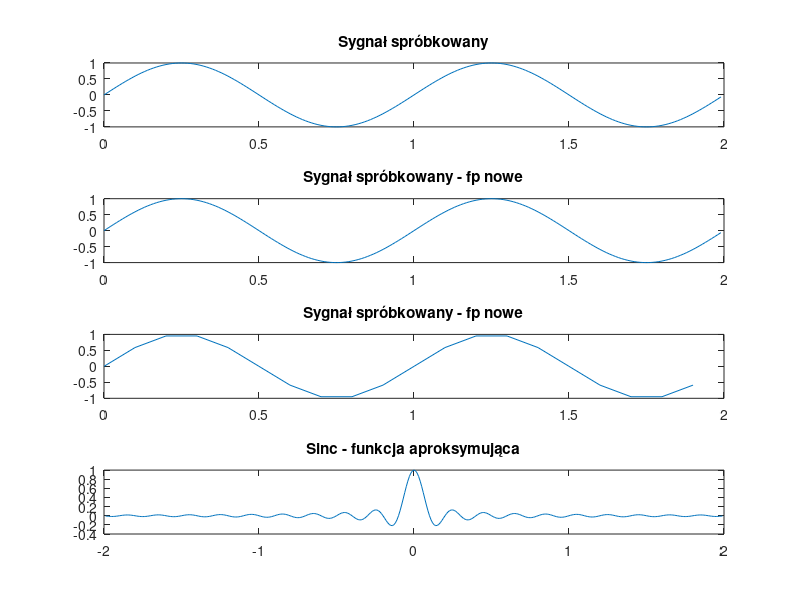
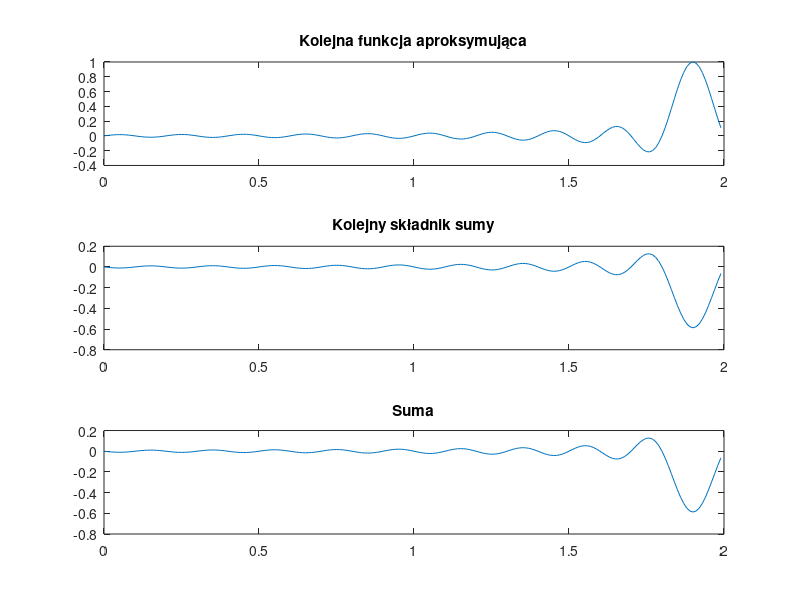
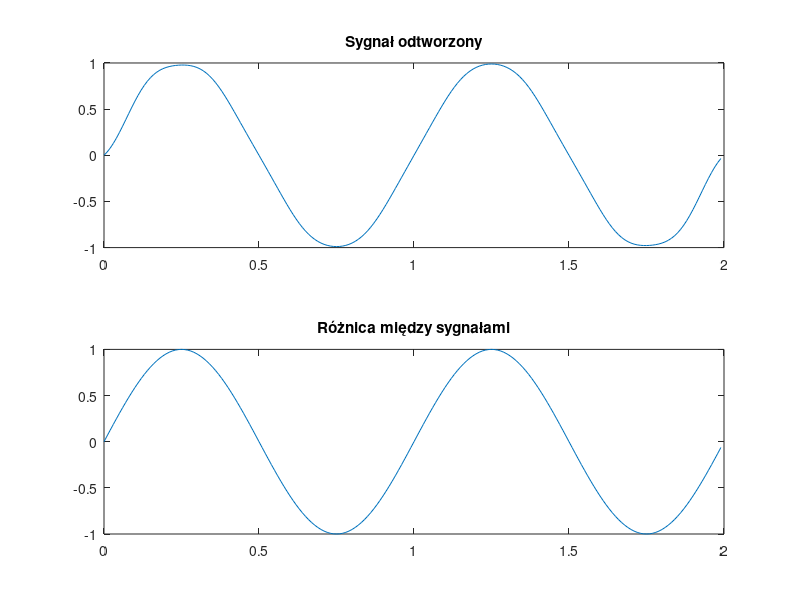

Reproduce these figures in MATLAB, in order.
fx=1;		#częstotliwość sygnału
fps=100;	#stara częstotliwość próbkowania
N=200;		#liczba p©óbek sygnału spróbkowanego z częstotliwością fps
K=10;		#ile razy zmniejszyć częstotliwość próbkowania

dts=1/fps;
ts=0:dts:(N-1)*dts;
xs=sin(2*pi*fx*ts);

figure(1);

subplot(4, 1, 1);
plot(ts, xs);
title("Sygnał spróbkowany");

fpn=fps/K;	#nowa częstotliwość próbkowania - zmniejszona stara

xn=xs(1:K:length(xs));
M=length(xn);
dtn=K*dts;
tn=0:dtn:(M-1)*dtn;

subplot(4, 1, 2);
plot(ts,xs);
title("Sygnał spróbkowany - fp nowe");
subplot(4, 1, 3);
plot(tn,xn);
title("Sygnał spróbkowany - fp nowe");
subplot(4, 1, 4);
stem(xn);
title("Sygnał spróbkowany - fp nowe");



t=-(N-1)*dts:dts:(N-1)*dts;
f=1/(2*dtn);
fa=sin(2*pi*f*t)./(2*pi*f*t);
fa(N)=1;
tz=[-fliplr(tn) tn(2:M)];
z=[zeros(1,M-1) 1 zeros(1,M-1)];

subplot(4, 1, 4);
plot(t,fa);
title("Sinc - funkcja aproksymująca");

y=zeros(1,N);
ty=0:dts:(N-1)*dts;

figure(2);

for (k=1:M)
   fa1=fa((N)-(k-1)*K : (2*N-1)-(k-1)*K);
   y1=xn(k)*fa1;
   y=y+y1;
   subplot(3, 1, 1);
   plot(ty,fa1);
   title("Kolejna funkcja aproksymująca");
   subplot(3, 1, 2);
   plot(ty,y1);
   title("Kolejny składnik sumy");
   subplot(3, 1, 3);
   plot(ty,y1);
   title("Suma");
endfor;

figure(3);

subplot(2, 1, 1);
plot(ty,y);
title("Sygnał odtworzony");

subplot(2, 1, 2);
plot(ty,xs);
title("Różnica między sygnałami");
